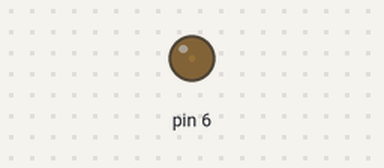
Simulated run of this sketch. Board: Arduino Uno, built with avr-gcc and run on an emulated ATmega328P. On the bench: output pins drawn as LEDs (lit = HIGH).

Above: at 0.05 s.
At 0.65 s:
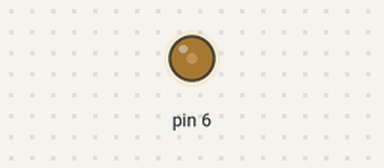
At 1.3 s:
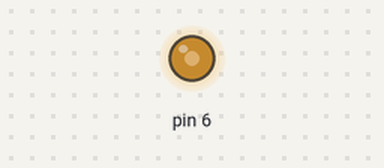
At 2.55 s:
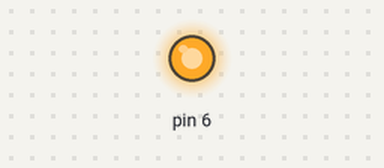
Timing chart, 0 to 5.9 s (numbered marks = the images above):
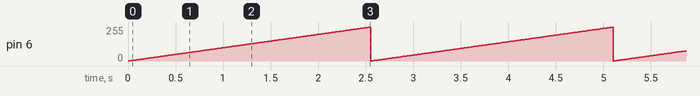

The sketch:

BuzorProject.ino
```cpp
void setup() {
  // put your setup code here, to run once:
  pinMode(6, OUTPUT);

}

void loop() {
  // put your main code here, to run repeatedly:
  for (int i=0; i<255; i++) {
    analogWrite(6, i);
    delay(10);
  }
}
```

Measured:
- by itself, pin 6: ramps from 0/255 to 254/255 and jumps back, once every 2.6 s
